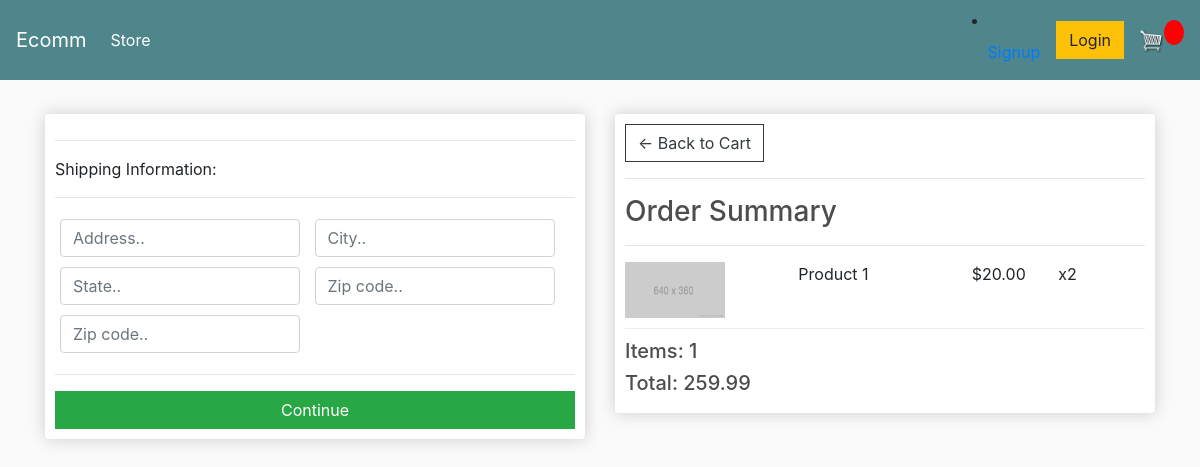
/checkout/ (signed in), run on an earlier commit of the app's database.
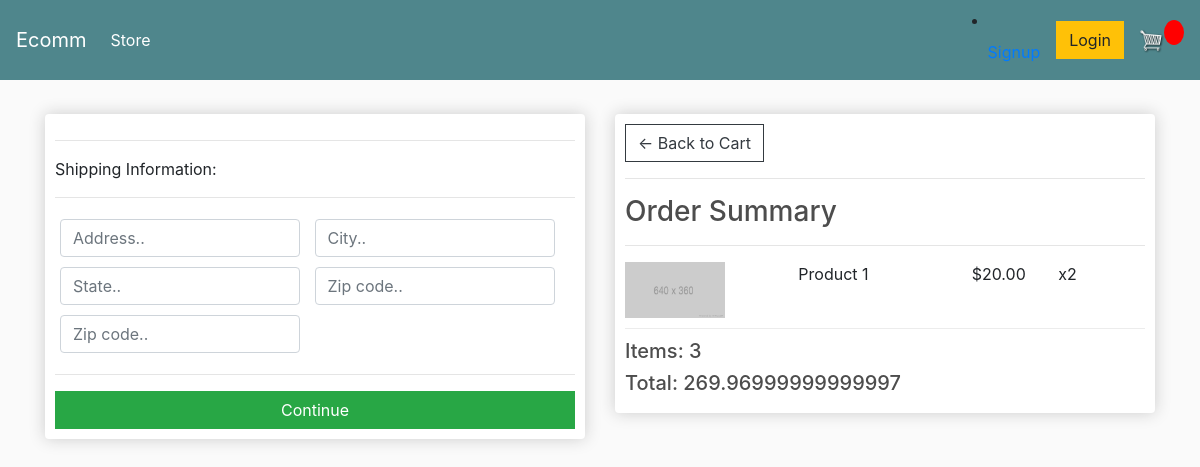
And on a later commit of the database.
### store/models.py (models this page shows, shortened)
class Order(models.Model):
    customer = models.ForeignKey(Customer, on_delete=models.SET_NULL, blank=True, null=True)
    date_orderd = models.DateTimeField(auto_now_add=True)
    complete = models.BooleanField(default=False, null=True, blank=False)
    transaction_id = models.CharField(max_length=200, null=True)
    @property
    def shipping(self):
        shipping = False
        orderitems = self.orderitem_set.all()
        for i in orderitems:
            if i.product.digital == False:
                shipping = True
        return shipping
    @property
    def get_cart_total(self):
        orderitems = self.orderitem_set.all()
        total = sum([item.get_total for item in orderitems])
        return total
    @property
    def get_cart_items(self):
        orderitems = self.orderitem_set.all()
        total = sum([item.quantity for item in orderitems])
        return total

class OrderItem(models.Model):
    product = models.ForeignKey(Product, on_delete=models.SET_NULL, blank=True, null=True)
    order = models.ForeignKey(Order, on_delete=models.SET_NULL, blank=True, null=True)
    quantity = models.IntegerField(default=0, null=True, blank=True)
    date_added = models.DateTimeField(auto_now_add=True)
    @property
    def get_total(self):
        total = self.product.price * self.quantity
        return total

class Product(models.Model):
    name = models.CharField(max_length=200)
    price = models.FloatField()
    digital = models.BooleanField(default=False, null=True, blank=True)
    image = models.ImageField(null=True, blank=True)

### store/views.py (the view)
# urls.py: path('checkout/', views.checkout, name="checkout"),
def checkout(request):
	if request.user.is_authenticated:
		customer = request.user.customer
		order, created = Order.objects.get_or_create(customer=customer, complete=False)
		items = order.orderitem_set.all()
	else:
		items = []
		order = {'get_cart_total':0, 'get_cart_items':0, 'shipping':False}
	context = {'items':items, 'order':order}
	return render(request, 'store/checkout.html', context)

### store/templates/store/checkout.html (shortened to what this page needs)
{% extends 'store/main.html' %}
{% load static %}
{% block content %}
<div class="row">
     <div class="col-lg-6">
          <div class="box-element" id="form-wrapper">
               <form id="form">
                    <div id="shipping-info">
                         <hr>
                         <p>Shipping Information:</p>
                         <hr>
                         <div class="form-field">
                              <input class="form-control" type="text" name="address" placeholder="Address..">
                         </div>
                         <div class="form-field">
                              <input class="form-control" type="text" name="city" placeholder="City..">
                         </div>
                         <div class="form-field">
                              <input class="form-control" type="text" name="state" placeholder="State..">
                         </div>
                         <div class="form-field">
                              <input class="form-control" type="text" name="zipcode" placeholder="Zip code..">
                         </div>
                         <div class="form-field">
                              <input class="form-control" type="text" name="country" placeholder="Zip code..">
                         </div>
                    </div>
                    <hr>
                    <input id="form-button" class="btn btn-success btn-block" type="submit" value="Continue">
               </form>
          </div>
          <br>
     </div>
     <div class="col-lg-6">
          <div class="box-element">
               <a  class="btn btn-outline-dark" href="{% url 'cart' %}">&#x2190; Back to Cart</a>
               <hr>
               <h3>Order Summary</h3>
               <hr>
               <div class="cart-row">
                    <div style="flex:2"><img class="row-image" src="{% static 'images/placeholder.png' %}"></div>
                    <div style="flex:2"><p>Product 1</p></div>
                    <div style="flex:1"><p>$20.00</p></div>
                    <div style="flex:1"><p>x2</p></div>
               </div>
               <h5>Items:  {{order.get_cart_items}}</h5>
               <h5>Total:   {{order.get_cart_total}}</h5>
          </div>
     </div>
</div>
{% endblock content %}

What changed in the data, as far as the page shows it:
changed Order: get_cart_items "1" → "3"; get_cart_total "259.99" → "269.96999999999997"
